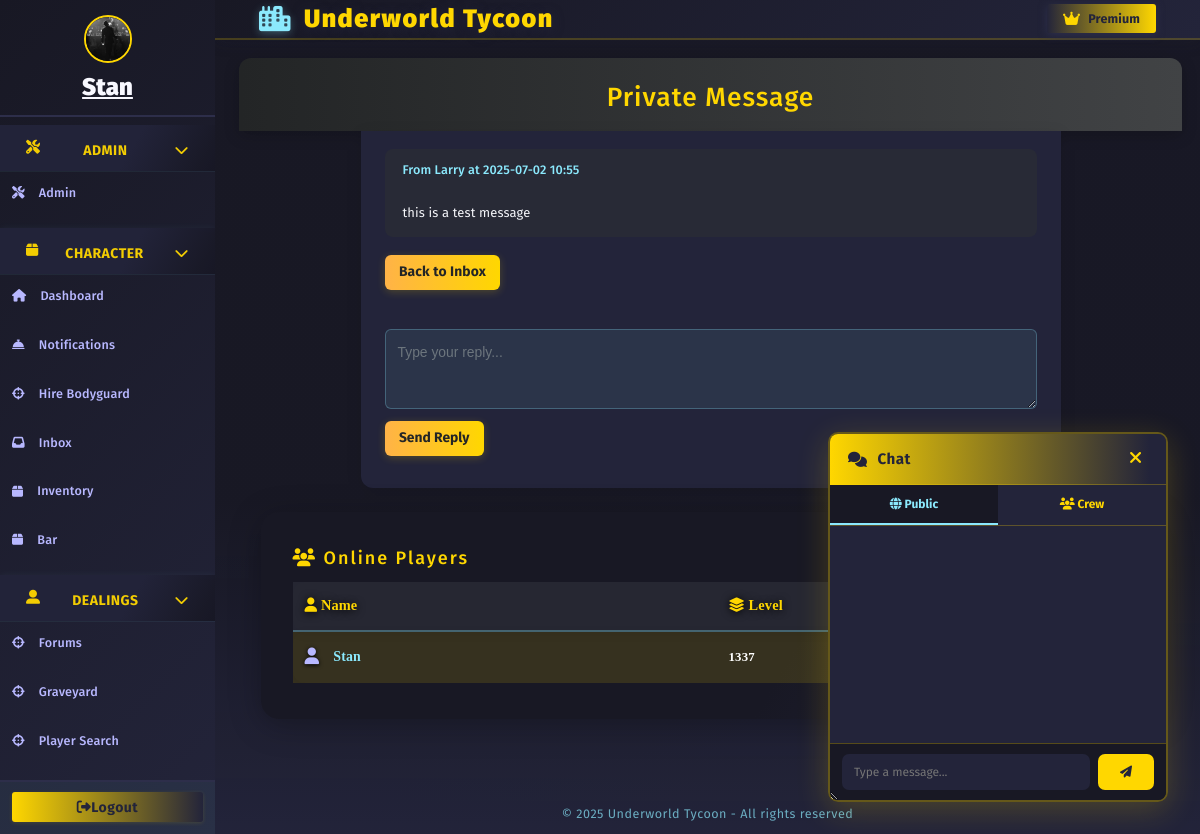
Before: /messages/view/6 (signed in) with the older database file.
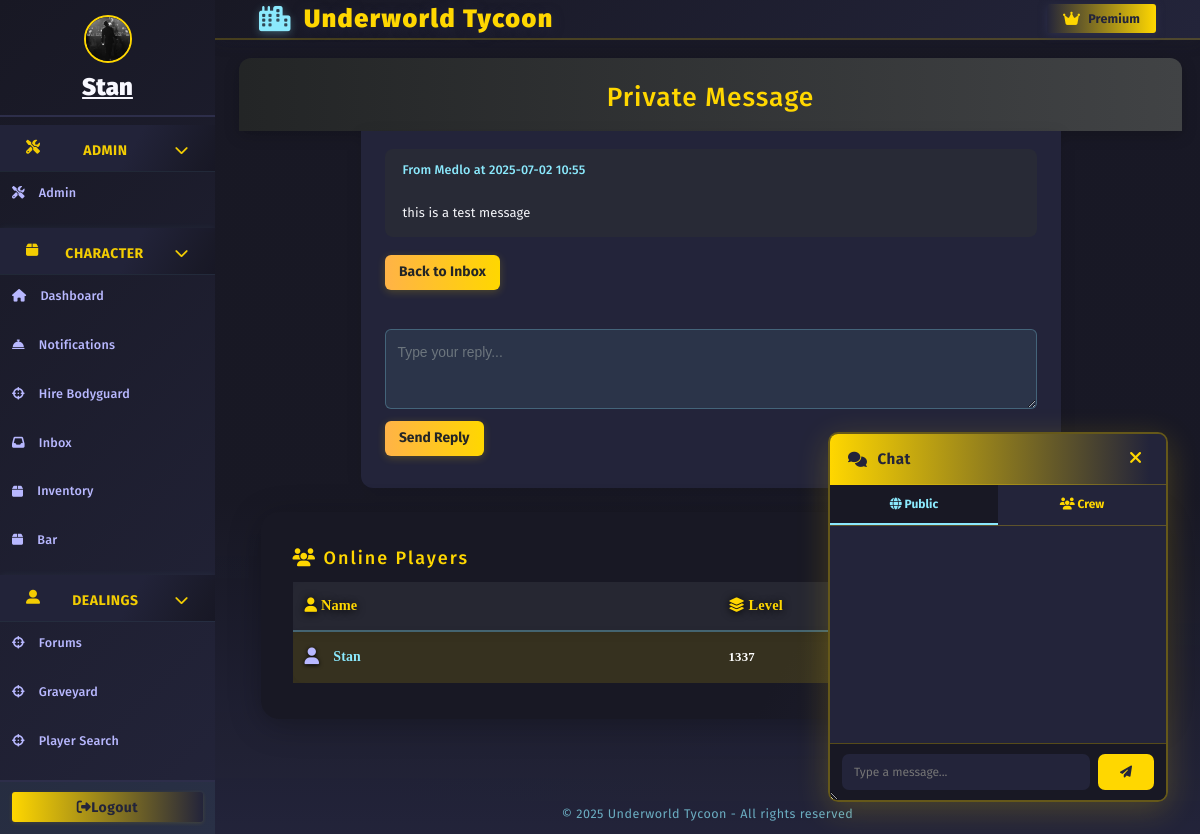
After: the same page with the newer database file.
### models/character.py (models this page shows, shortened)
class Character(db.Model):
    __tablename__ = 'character'
    id = db.Column(db.Integer, primary_key=True)
    user_id = db.Column(db.Integer, db.ForeignKey('user.id'), nullable=True)
    user = db.relationship('User', backref=db.backref('linked_character', overlaps="linked_characters"), foreign_keys=[user_id], overlaps="linked_characters")
    name = db.Column(db.String(64), unique=True, nullable=False)
    bodyguards = db.Column(db.Integer, default=0)
    date_created = db.Column(db.DateTime, nullable=True, default=datetime.utcnow)
    health = db.Column(db.Integer, default=100)
    money = db.Column(db.Integer, default=250)
    level = db.Column(db.Integer, default=1)
    xp = db.Column(db.Integer, default=0)
    last_crime_time = db.Column(db.DateTime, nullable=True)
    last_travel_time = db.Column(db.DateTime, nullable=True)
    city = db.Column(db.String(64), default="New York")
    gun_id = db.Column(db.Integer, db.ForeignKey('shop_item.id'))
    gun = db.relationship('ShopItem', foreign_keys=[gun_id])
    in_jail = db.Column(db.Boolean, default=False)
    jail_until = db.Column(db.DateTime, nullable=True)
    bar_timer = db.Column(db.DateTime, nullable=True)
    bar_cooldown = db.Column(db.DateTime, nullable=True)  # New field for bar cooldown
    crime_group_id = db.Column(db.Integer, db.ForeignKey('organized_crime.id'))
    crime_group = db.relationship("OrganizedCrime", back_populates="members", foreign_keys=[crime_group_id])
    master_id = db.Column(db.Integer, db.ForeignKey('user.id'))
    equipped_gun_id = db.Column(db.Integer, db.ForeignKey('gun.id'), nullable=True)
    equipped_gun = db.relationship('Gun', foreign_keys=[equipped_gun_id])
    earn_streak = db.Column(db.Integer, default=0)
    last_earned = db.Column(db.DateTime, nullable=True)
    is_alive = db.Column(db.Boolean, default=True)
    profile_image = db.Column(db.String(255), nullable=True)
    crew_id = db.Column(db.Integer, db.ForeignKey('crew.id'))
    linked_user = db.relationship('User', foreign_keys=[user_id], overlaps="linked_character,linked_characters,user")
    crew = db.relationship('Crew', backref='characters')
    bio = db.Column(db.Text, default="")
    bodyguard_names = db.Column(db.Text, default="[]")  # Store as JSON list of names
    steal_cooldown = db.Column(db.DateTime, nullable=True)

### models/private_message.py (models this page shows)
class PrivateMessage(db.Model):
    id = db.Column(db.Integer, primary_key=True)
    sender_id = db.Column(db.Integer, db.ForeignKey('user.id'), nullable=False)
    recipient_id = db.Column(db.Integer, db.ForeignKey('user.id'), nullable=False)
    content = db.Column(db.Text, nullable=False)
    timestamp = db.Column(db.DateTime, default=datetime.utcnow)
    is_read = db.Column(db.Boolean, default=False)
    sender = db.relationship('User', foreign_keys=[sender_id], backref='sent_messages')
    recipient = db.relationship('User', foreign_keys=[recipient_id], backref='received_messages')

### app.py (the view, shortened to what this page needs)
@app.route('/messages/view/<int:msg_id>', methods=['GET', 'POST'])
@login_required
def view_message(msg_id):
    character= Character.query.filter_by(master_id=current_user.id, is_alive=True).first()
    msg = PrivateMessage.query.get_or_404(msg_id)
    if msg.recipient_id != current_user.id and msg.sender_id != current_user.id:
        flash("You do not have permission to view this message.", "danger")
        return redirect(url_for('inbox'))
    if msg.recipient_id == current_user.id:
        msg.is_read = True
        db.session.commit()
    form = SendMessageForm()
    char = Character.query.filter_by(master_id=msg.sender_id, is_alive=True).first()
    char_map = {msg.sender_id: char.name if char else "Unknown"}
    return render_template("view_message.html", msg=msg, form=form, char_map=char_map, character=character)

### templates/view_message.html (shortened to what this page needs)
{% extends "base.html" %}
{% block content %}
<div class="message-header">
    <h1>Private Message</h1>
</div>
<div class="message-posts">
    <ul>
        <li>
            <div class="message-post-meta">
                From
                <span style="color:#8be9fd;">
                    {{ char_map[msg.sender_id] }}
                </span>
                at {{ msg.timestamp.strftime('%Y-%m-%d %H:%M') }}
            </div>
            <div class="message-post-content">
                {{ msg.content }}
            </div>
        </li>
    </ul>
    <div style="margin-top: 1.5rem;">
        <a href="{{ url_for('inbox') }}" class="btn btn-primary">Back to Inbox</a>
    </div>
    {% if current_user.id != msg.sender_id %}
    <form method="POST" action="{{ url_for('send_message', user_id=msg.sender_id) }}" class="message-reply-form" style="margin-top:2rem;">
        {{ form.content(class_="form-control", placeholder="Type your reply...", rows="4", required=True) }}
        {{ form.submit(class_="btn btn-primary", value="Send Reply") }}
    </form>
    {% endif %}
</div>
{% endblock %}

### templates/base.html (shortened to what this page needs)
<!DOCTYPE html>
<html lang="en">
<head>
  <link rel="stylesheet" href="https://cdn.jsdelivr.net/npm/bootstrap@4.6.2/dist/css/bootstrap.min.css">
  <link rel="stylesheet" href="https://cdnjs.cloudflare.com/ajax/libs/font-awesome/6.4.2/css/all.min.css">
</head>
<body class="fade-in">
  <div class="layout-root fade-in">
    {% block sidebar %}
    <div class="sidebar {% if request.endpoint in ['login', 'register'] %}d-none{% endif %}">
      <nav class="sidebar">
        {% if current_user.is_authenticated %}
          <div class="sidebar-user">
            {% set character = current_character %}
            {% if character and character.profile_image %}
              <img
                src="{{ url_for('static', filename=character.profile_image) if not character.profile_image.startswith('http') else character.profile_image }}"
                class="crew-avatar"
                alt="avatar"
                style="width:48px;height:48px;border-radius:50%;margin-bottom:6px;border:2px solid #ffd700;object-fit:cover;"
              >
            {% else %}
              <i id="char-name" class="fas fa-user-circle"></i>
            {% endif %}
            {% if character %}
              <a href="{{ url_for('profile_by_id', char_id=character.id) }}" style="color:inherit; text-decoration: underline;">
                <strong>{{ character.name }}</strong>
              </a>
            {% else %}
              <span><strong>No character</strong></span>
            {% endif %}
          </div>
        {% endif %}
        <div class="sidebar-nav">
          {% if current_user.is_authenticated and current_user.is_admin %}
          <div class="sidebar-category">
            <div class="sidebar-category-title collapsible" onclick="toggleSidebarCategory(this)">
              <i class="fas fa-tools"></i>&nbsp;Admin
              <span class="collapse-arrow"><i class="fas fa-chevron-down"></i></span>
            </div>
            <div class="sidebar-subnav">
              <a href="{{ url_for('admin.admin_dashboard') }}" class="{% if request.endpoint == 'admin.index' %}active{% endif %}">
                <i class="fas fa-tools"></i> <span>Admin</span>
              </a>
            </div>
          </div>
          {% endif %}
          {% if current_character.in_jail == 0 %}
          <div class="sidebar-category">
            <div class="sidebar-category-title collapsible" onclick="toggleSidebarCategory(this)">
              <i class="fas fa-box"> </i>&nbsp;Character
              <span class="collapse-arrow"><i class="fas fa-chevron-down"></i></span>
            </div>
            <div class="sidebar-subnav">
              <a href="{{ url_for('dashboard') }}" class="{% if request.endpoint == 'dashboard' %}active{% endif %}">
                <i class="fas fa-home"></i> <span>Dashboard</span>
              </a>
              <a href="{{ url_for('notifications') }}" class="{% if request.endpoint == 'notifications' %}active{% endif %}">
                <i class="fas fa-concierge-bell"></i> <span>Notifications</span>
              </a>
              <a href="{{ url_for('hire_bodyguard') }}" class="{% if request.endpoint == 'hire_bodyguard' %}active{% endif %}">
                <i class="fas fa-crosshairs"></i> <span>Hire Bodyguard</span>
              </a>
              <a href="{{ url_for('inbox') }}" class="{% if request.endpoint == 'inbox' %}active{% endif %}">
                <i class="fas fa-inbox"></i> <span>Inbox</span>
              </a>
              <a href="{{ url_for('inventory') }}" class="{% if request.endpoint == 'inventory' %}active{% endif %}">
                <i class="fas fa-box"></i> <span>Inventory</span>
              </a>
              <a href="{{ url_for('send_beer') }}" class="{% if request.endpoint == 'send_beer' %}active{% endif %}">
                <i class="fas fa-box"></i> <span>Bar</span>
              </a>
            </div>
          </div>
          {% endif %}
          {% if current_character.in_jail == 0 %}
          <div class="sidebar-category">
            <div class="sidebar-category-title collapsible" onclick="toggleSidebarCategory(this)">
              <i class="fas fa-user-alt"></i>&nbsp;Dealings
              <span class="collapse-arrow"><i class="fas fa-chevron-down"></i></span>
            </div>
            <div class="sidebar-subnav">
              <a href="{{ url_for('forums') }}" class="{% if request.endpoint == 'forums' %}active{% endif %}">
                <i class="fas fa-crosshairs"></i> <span>Forums</span>
              </a>
              <a href="{{ url_for('graveyard') }}" class="{% if request.endpoint == 'graveyard' %}active{% endif %}">
                <i class="fas fa-crosshairs"></i> <span>Graveyard</span>
              </a>
              <a href="{{ url_for('player_search') }}" class="{% if request.endpoint == 'player_search' %}active{% endif %}">
                <i class="fas fa-crosshairs"></i> <span>Player Search</span>
              </a>
              {% if character %}
              <a href="{{ url_for('city_characters', city_name=character.city) }}" class="{% if request.endpoint == 'city_characters' %}active{% endif %}">
              </a>
              {% endif %}
            </div>
          </div>
          {% endif %}
        </div>
        <div class="sidebar-footer">
          {% if current_user.is_authenticated %}
          <a href="{{ url_for('logout') }}" class="btn"><i id="fas-fa" class="fas fa-sign-out-alt"></i><span>Logout</span> </a>
          {% endif %}
        </div>
      </nav>
    </div>
    {% endblock %}
    <div class="main-area">
      <header class="topbar">
        <span class="topbar-title">
          <i class="fas fa-city"></i> <a href="/"> {%block topbar_title %}Underworld Tycoon{% endblock %}</a>
        </span>
        <div class="topbar-actions">
          {% block topbar_actions %}
          {% if current_user.is_authenticated and not current_user.premium %}
          <form action="{{ url_for('upgrade') }}" method="post" class="d-inline">
            {{ upgrade_form.hidden_tag() }}
            {{ upgrade_form.submit(class_="btn") }}
          </form>
          {% elif current_user.is_authenticated and current_user.premium %}
          <span class="badge">
            <i class="fas fa-crown"></i> Premium
          </span>
          {% endif %}
          {% endblock %}
        </div>
      </header>
      <main class="content-area">
        {% block content %}{% endblock %}
        {% if current_user.is_authenticated %}
        <div class="online-card-container" style="margin-top: 24px;">
          <div class="online-card" style="flex-direction: column; max-width: 900px;">
              <div class="online-card-main" style="width:100%;">
                  <div class="online-card-header">
                      <h1 style="font-size:1.5rem;"><i class="fas fa-users"></i> Online Players</h1>
                  </div>
                  <div style="overflow-x:auto;">
                      <table class="online-table" style="width:100%;">
                          <thead>
                              <tr>
                                  <th><i class="fas fa-user"></i> Name</th>
                                  <th><i class="fas fa-layer-group"></i> Level</th>
                              </tr>
                          </thead>
                          <tbody>
                              <tr class="current-user">
                                  <td class="online-name">
                                      <span class="online-icon"><i class="fas fa-user"></i></span>
                                      {{ character.name }}
                                  </td>
                                  <td class="online-level">{{ character.level }}</td>
                              </tr>
                          </tbody>
                      </table>
                  </div>
              </div>
          </div>
      </div>
      {% endif %}
      </main>
      <footer>
        &copy; {{ current_year if current_year else "2025" }} Underworld Tycoon - All rights reserved
      </footer>
    </div>
    {% if current_user.is_authenticated %}
    <div id="floating-chat">
      <div class="chat-header">
        <span class="chat-title"><i class="fas fa-comments"></i> Chat</span>
        <button type="button" class="chat-close" onclick="toggleChat()" title="Close chat">
          <i class="fas fa-times"></i>
        </button>
      </div>
      <div class="chat-tabs">
        <button type="button" id="tab-public" class="chat-tab active-tab" onclick="switchTab('public')">
          <i class="fas fa-globe"></i> Public
        </button>
        <button type="button" id="tab-crew" class="chat-tab" onclick="switchTab('crew')">
          <i class="fas fa-users"></i> Crew
        </button>
      </div>
      <div id="chat-messages" class="chat-messages"></div>
      <form id="chat-form" method="POST" autocomplete="off">
        {{ chat_form.message(id="chat-input", maxlength=250, placeholder="Type a message...") }}
        <button type="submit" id="chat-submit"><i class="fas fa-paper-plane"></i></button>
      </form>
    </div>
    {% endif %}
  </div>
</body>
</html>

Changed rows visible on the page:
no longer on this page (row edited): Character: name "Larry"
added Character: name "Medlo"
